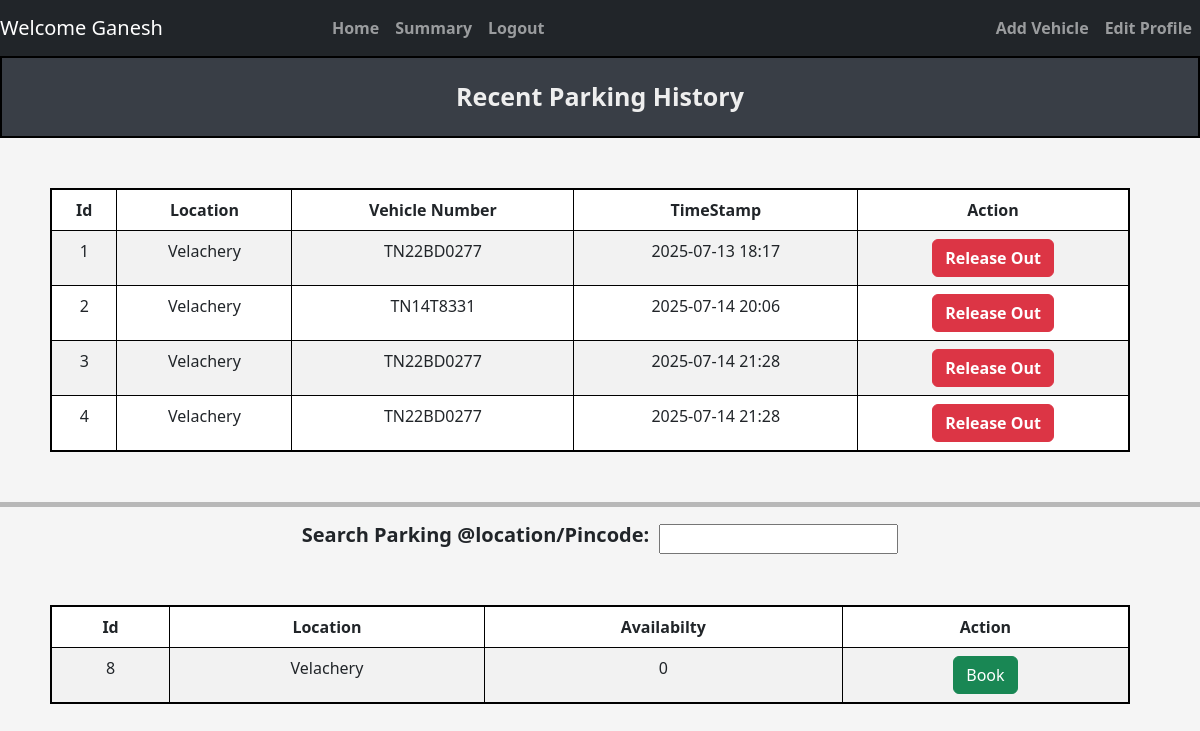
Screenshot of /user/dashboard (signed in) with the database file from the repository.
### tables this page shows
CREATE TABLE Reserve_Parking_Spot (
                spot_id INTEGER NOT NULL,
                lot_id INTEGER NOT NULL,
                user_id INTEGER NOT NULL,
                vehicle_number TEXT NOT NULL,
                parking_timestamp DATETIME NOT NULL,
                leaving_timestamp DATETIME,
                parking_cost REAL,

                FOREIGN KEY (lot_id)  REFERENCES ParkingLot(lot_id)
                FOREIGN KEY (spot_id) REFERENCES ParkingSpots(spot_id),
                FOREIGN KEY (user_id) REFERENCES USERS(Id)
                );

CREATE TABLE ParkingLot (
            lot_id INTEGER PRIMARY KEY AUTOINCREMENT,
            location_name TEXT NOT NULL,
            address TEXT NOT NULL,
            pincode TEXT NOT NULL,
            price INTEGER NOT NULL, 
            maxSpots INTEGER NOT NULL
        );

### controllers/user_controller.py (the view)
@user.route("/user/dashboard",methods = ['GET','POST'])
def dashboard():
    user_id = session['user_id']
    user_parking_data = getReserveParkingSpotData(user_id)
    availability_data = get_availability_data()
    print(user_parking_data)
    print(availability_data)
    return render_template("dashboard/user_dashboard.html",availability_data=availability_data, user_parking_data = user_parking_data)

### models/parking_lot.py (called while the page is built)
def get_availability_data():
    connection = sqlite3.connect(DATABASE_PARKING)
    cur = connection.cursor()
    cur.execute(
            '''
                select
                pl.lot_id,
                pl.address,
                Count(Case WHEN ps.status = 'A' THEN 1 END) As availabilty
                from ParkingLot PL
                Left Join
                ParkingSpots PS ON PL.lot_id = PS.lot_id
                Group By
                PL.lot_id,PL.address
            '''
            )
    result = cur.fetchall()
    connection.commit()
    connection.close()
    return result

def getReserveParkingSpotData(user_id):
    connection = sqlite3.connect(DATABASE_PARKING)
    cur = connection.cursor()
    print(user_id)
    cur.execute('''
                    select rp.spot_id,
                        pl.address AS location_name,
                        rp.vehicle_number,
                        rp.parking_timestamp,
                        ps.status
                        from Reserve_Parking_Spot rp
                    JOIN
                        ParkingLot pl on pl.lot_id = rp.lot_id
                    JOIN
                        ParkingSpots ps on rp.spot_id = ps.spot_id AND rp.lot_id = ps.lot_id
                    where
                        rp.user_id = (?)
                ''',(user_id,)
                )
    result = cur.fetchall()
    connection.commit()
    connection.close()
    return result

### templates/dashboard/user_dashboard.html (shortened to what this page needs)
{% extends "navbar.html" %}
{% block content %}
    <div class="title"> Recent Parking History </div>
        <table style="text-align: center;" class="table table-striped table-css table-bordered ">
                <thead>
                    <tr>
                    <th scope="col">Id</th>
                    <th scope="col">Location</th>
                    <th scope="col">Vehicle Number</th>
                    <th scope="col">TimeStamp</th>
                    <th scope="col">Action</th>
                    </tr>
                </thead>
                <tbody>
                    {% for parking in user_parking_data %}
                        <tr>
                            <td scope="row">{{ parking[0] }}</td>
                            <td>{{ parking[1] }}</td>
                            <td>{{ parking[2] }}</td>
                            <td>{{ parking[3] }}</td>
                            {% if parking[4] == 'O' %}
                                <td>
                                    <form>
                                        <button type="submit" class="btn btn-danger"><b> Release Out </b></button></td>
                            {% else %}
                                <td><button type="submit" class="btn btn-success"><b> Parked Out </b></button></td>
                            {% endif %}
                        </tr>
                    {% endfor %}
                </tbody>
        </table>
        <hr style="height: 5px; background-color: black; border: none;">
        <div class="center-wrapper">
            <div class = "search_location">
                <span>
                    <h5><b>Search Parking @location/Pincode: </b></h5>
                    <input type="text" id="searchInput" onkeyup="filterTable()">
                </span>
            </div>
        </div>
        <table id="dataTable" style="text-align: center;" class="table table-striped table-css table-bordered ">
                <thead>
                    <tr>
                        <th scope="col">Id</th>
                        <th scope="col">Location</th>
                        <th scope="col">Availabilty</th>
                        <th scope="col">Action</th>
                    </tr>
                </thead>
                <tbody>
                    {% for lot in availability_data %}
                        <tr>
                            <td scope="row">{{ lot[0] }}</td>
                            <td>{{ lot[1] }}</td>
                            <td>{{ lot[2] }}</td>
                            <td>
                                <form method="POST" action="{{ url_for ('user.bookSpot') }}">
                                    <button type="submit" class="btn btn-success"> Book </button>
                                </form>
                        </tr>
                    {% endfor %}
                </tbody>
            </table>
{% endblock %}

### static/css/style.css (style rules this page uses)
body { background-color: #f5f5f5; justify-content: center; }
.title { background-color: #393E46; border: 2px solid black; text-align: center; padding: 20px; font-weight: bold; font-size: 25px; margin-bottom: 20px; color: #EEEEEE; }
.table-css { margin: 50px; justify-content: center; width: 90vw; border: 2px solid black; }
.search_location span { display: flex; align-items: center; gap: 10px; }
.center-wrapper { display: flex; justify-content: center; align-items: center; }

### rows the page displays
Reserve_Parking_Spot: spot "1", address "Velachery", vehicle_number "TN22BD0277", parking_timestamp "2025-07-13 18:17"
Reserve_Parking_Spot: spot "2", address "Velachery", vehicle_number "TN14T8331", parking_timestamp "2025-07-14 20:06"
Reserve_Parking_Spot: spot "3", address "Velachery", vehicle_number "TN22BD0277", parking_timestamp "2025-07-14 21:28"
Reserve_Parking_Spot: spot "4", address "Velachery", vehicle_number "TN22BD0277", parking_timestamp "2025-07-14 21:28"
ParkingLot: lot_id "8", address "Velachery", lot "0"

### other values shown
{{ session.get('name') }} "Ganesh"
